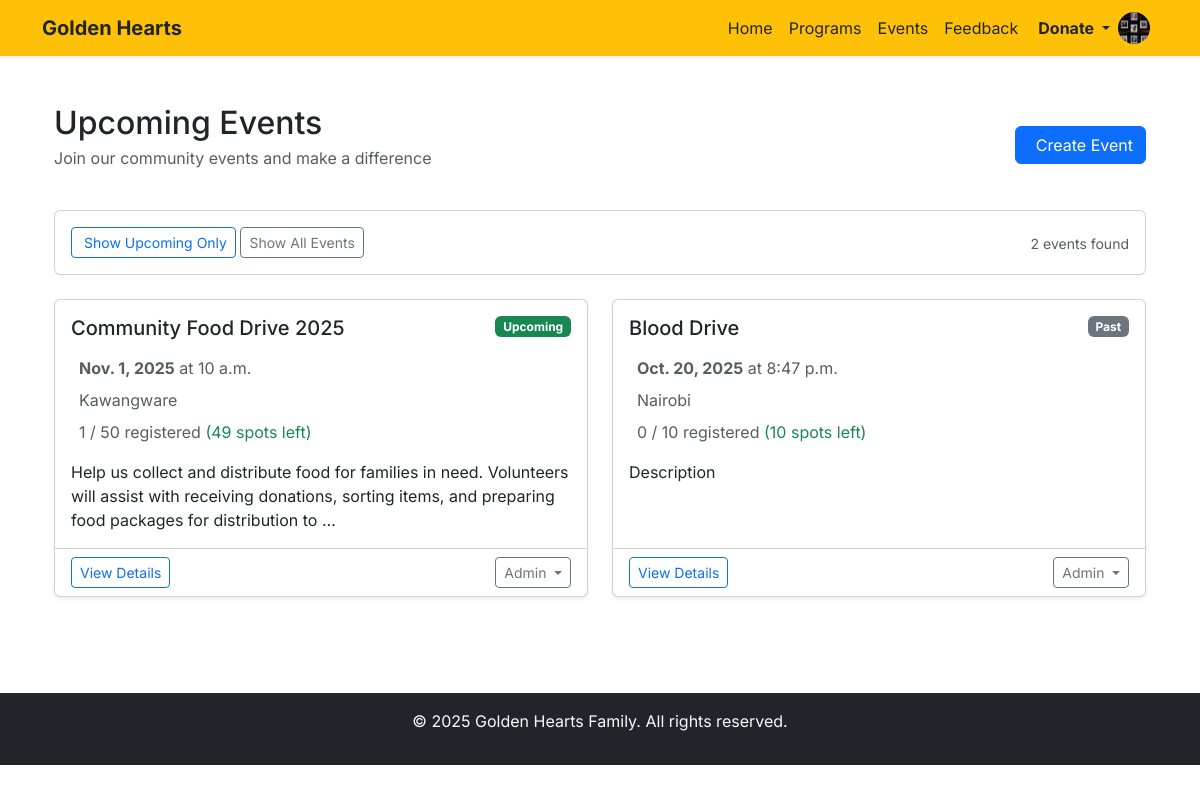
The app's page /events/ (signed in) with its own data.
### events/models.py (models this page shows, shortened)
class Event(models.Model):
    title = models.CharField(max_length=200)
    description = models.TextField()
    program = models.ForeignKey(
        Program,
        on_delete=models.CASCADE,
        related_name='events'
    )
    date = models.DateField()
    time = models.TimeField()
    location = models.CharField(max_length=200)
    capacity = models.PositiveIntegerField(default=0)
    is_featured = models.BooleanField(default=False)
    created_at = models.DateTimeField(auto_now_add=True)
    updated_at = models.DateTimeField(auto_now=True)
    created_by = models.ForeignKey(
        settings.AUTH_USER_MODEL,
        on_delete=models.SET_NULL,
        null=True,
        related_name='created_events'
    )
    class Meta:
        ordering = ['-date', '-time']
    @property
    def is_past(self):
        return self.date < timezone.now().date()
    @property
    def approved_registrations_count(self):
        return self.registrations.filter(approved=True).count()
    @property
    def available_spots(self):
        return max(0, self.capacity - self.approved_registrations_count)
    @property
    def is_full(self):
        return self.capacity > 0 and self.approved_registrations_count >= self.capacity

### events/views.py (the view)
# urls.py: path('', views.event_list, name='event_list'),
def event_list(request):
    events = Event.objects.select_related('program').order_by('-date', '-time')
    programs = Program.objects.filter(is_active=True)
    upcoming = request.GET.get('upcoming')
    program_id = request.GET.get('program')
    if upcoming:
        events = events.filter(date__gte=timezone.now().date())
    if program_id:
        events = events.filter(program_id=program_id)
    return render(request, 'events/event_list.html', {
        'events': events,
        'programs': programs,
        'upcoming_filter': bool(upcoming),
        'selected_program': int(program_id) if program_id else None
    })

### accounts/models.py (called while the page is built)
    def get_profile_picture_url(self):
        if self.profile_picture and hasattr(self.profile_picture, 'url'):
            try:
                if os.path.exists(self.profile_picture.path):
                    return self.profile_picture.url
            except (ValueError, FileNotFoundError):
                pass
        return None

### events/templates/events/event_list.html (shortened to what this page needs)
{% extends 'base.html' %}
{% load static %}
{% block content %}
<div class="container py-4">
    <div class="d-flex justify-content-between align-items-center mb-4">
        <div>
            <h1 class="h2 mb-1">Upcoming Events</h1>
            <p class="text-muted">Join our community events and make a difference</p>
        </div>
        {% if user.is_authenticated and user.role == 'admin' %}
            <a href="{% url 'events:event_create' %}" class="btn btn-primary">
                Create Event
            </a>
        {% endif %}
    </div>
    <div class="card mb-4">
        <div class="card-body">
            <div class="row align-items-center">
                <div class="col-md-6">
                    <a href="?upcoming=true" class="btn btn-outline-primary btn-sm">
                        Show Upcoming Only
                    </a>
                    <a href="{% url 'events:event_list' %}" class="btn btn-outline-secondary btn-sm">
                        Show All Events
                    </a>
                </div>
                <div class="col-md-6 text-md-end">
                    <small class="text-muted">{{ events.count }} event{{ events.count|pluralize }} found</small>
                </div>
            </div>
        </div>
    </div>
    <div class="row">
        {% for event in events %}
        <div class="col-lg-6 mb-4">
            <div class="card h-100 shadow-sm">
                <div class="card-body">
                    <div class="d-flex justify-content-between align-items-start mb-3">
                        <h5 class="card-title mb-0">{{ event.title }}</h5>
                        {% if event.is_full %}
                            <span class="badge bg-danger">Full</span>
                        {% elif event.is_past %}
                            <span class="badge bg-secondary">Past</span>
                        {% else %}
                            <span class="badge bg-success">Upcoming</span>
                        {% endif %}
                    </div>
                    <div class="text-muted mb-3">
                        <div class="mb-2">
                            <strong>{{ event.date }}</strong> at {{ event.time }}
                        </div>
                        <div class="mb-2">
                            {{ event.location }}
                        </div>
                        {% if event.capacity > 0 %}
                        <div class="mb-2">
                            {{ event.approved_registrations_count }} / {{ event.capacity }} registered
                            {% if event.available_spots > 0 %}
                                <span class="text-success">({{ event.available_spots }} spots left)</span>
                            {% endif %}
                        </div>
                        {% endif %}
                    </div>
                    <p class="card-text">{{ event.description|truncatewords:25 }}</p>
                </div>
                <div class="card-footer bg-transparent">
                    <div class="d-flex justify-content-between align-items-center">
                        <a href="{% url 'events:event_detail' event.id %}" class="btn btn-outline-primary btn-sm">
                            View Details
                        </a>
                        {% if user.is_authenticated and user.role == 'admin' %}
                        <div class="dropdown">
                            <button class="btn btn-outline-secondary btn-sm dropdown-toggle" type="button"
                                    data-bs-toggle="dropdown">
                                Admin
                            </button>
                        </div>
                        {% endif %}
                    </div>
                </div>
            </div>
        </div>
        {% endfor %}
    </div>
</div>
{% endblock %}

### templates/base.html (style rules this page uses)
body { font-family: 'Inter', sans-serif; }

### records on screen
Event: title "Community Food Drive 2025", shows "Upcoming", date "Nov. 1, 2025", time "10 a.m.", location "Kawangware", approved_registrations_count "1", capacity "50", available_spots "49", description "Help us collect and distribute food for families in need. Volunteers will assist with receiving donations, sorting items, and preparing food packages for distribution to …"
Event: title "Blood Drive", shows "Past", date "Oct. 20, 2025", time "8:47 p.m.", location "Nairobi", approved_registrations_count "0", capacity "10", available_spots "10", description "Description"

### other values on screen
{{ events.count }} "2"
